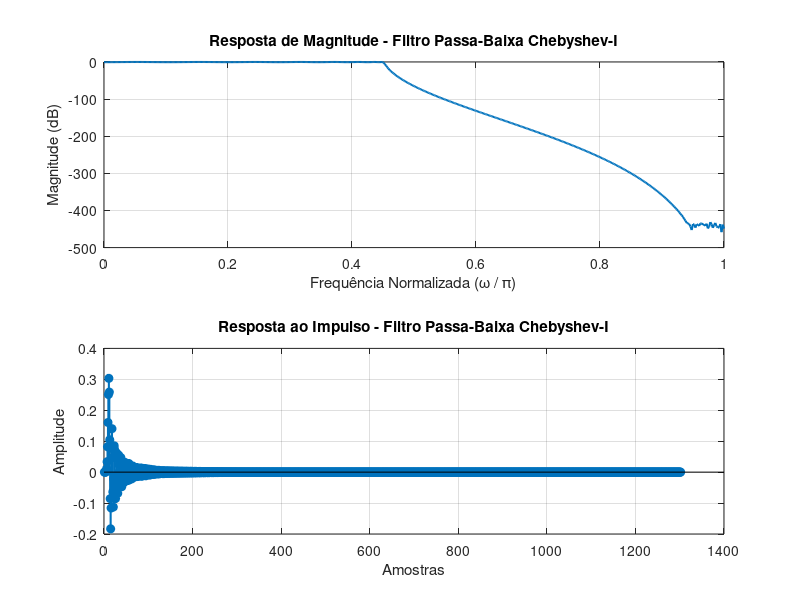

Reproduce this figure in MATLAB.
pkg load signal

% Especificações do filtro
omega_p = 0.45 * pi; % Frequência de borda da banda passante
omega_s = 0.5 * pi;  % Frequência de borda da banda de parada
Rp = 0.5;            % Ondulação máxima na banda passante (dB)
As = 60;             % Atenuação mínima na banda de parada (dB)

% Frequências normalizadas (para a função cheb1ord)
Wp = omega_p / pi; % Frequência de borda da banda passante normalizada
Ws = omega_s / pi; % Frequência de borda da banda de parada normalizada

% Determinação da ordem e frequência de corte do filtro Chebyshev-I
[N, Wn] = cheb1ord(Wp, Ws, Rp, As); % Ordem e frequência de corte
fprintf('Ordem do filtro Chebyshev-I: %d\n', N);

% Projeto do filtro digital Chebyshev-I
[b_cheby, a_cheby] = cheby1(N, Rp, Wn, 'low'); % Filtro passa-baixa

% Análise da resposta em frequência
[H_cheby, omega_cheby] = freqz(b_cheby, a_cheby, linspace(0, pi, 500)); % Frequências normalizadas
magnitude_cheby_dB = 20 * log10(abs(H_cheby)); % Magnitude em dB

% Determinação da atenuação mínima real na banda de parada
index_stopband = find(omega_cheby / pi >= Ws, 1); % Índice da frequência de borda da banda de parada
attenuation_stopband = -magnitude_cheby_dB(index_stopband); % Atenuação em dB
fprintf('Atenuação mínima na banda de parada: %.2f dB\n', attenuation_stopband);

% Resposta ao impulso
impulse_response_cheby = impz(b_cheby, a_cheby);

% Plotagem dos resultados
figure;

% Resposta em frequência
subplot(2, 1, 1);
plot(omega_cheby / pi, magnitude_cheby_dB, 'LineWidth', 1.5);
xlabel('Frequência Normalizada (\omega / \pi)');
ylabel('Magnitude (dB)');
title('Resposta de Magnitude - Filtro Passa-Baixa Chebyshev-I');
grid on;

% Resposta ao impulso
subplot(2, 1, 2);
stem(impulse_response_cheby, 'filled', 'LineWidth', 1.5);
xlabel('Amostras');
ylabel('Amplitude');
title('Resposta ao Impulso - Filtro Passa-Baixa Chebyshev-I');
grid on;
% pause(10);
print("trab4/4-b)png", "-dpng");
